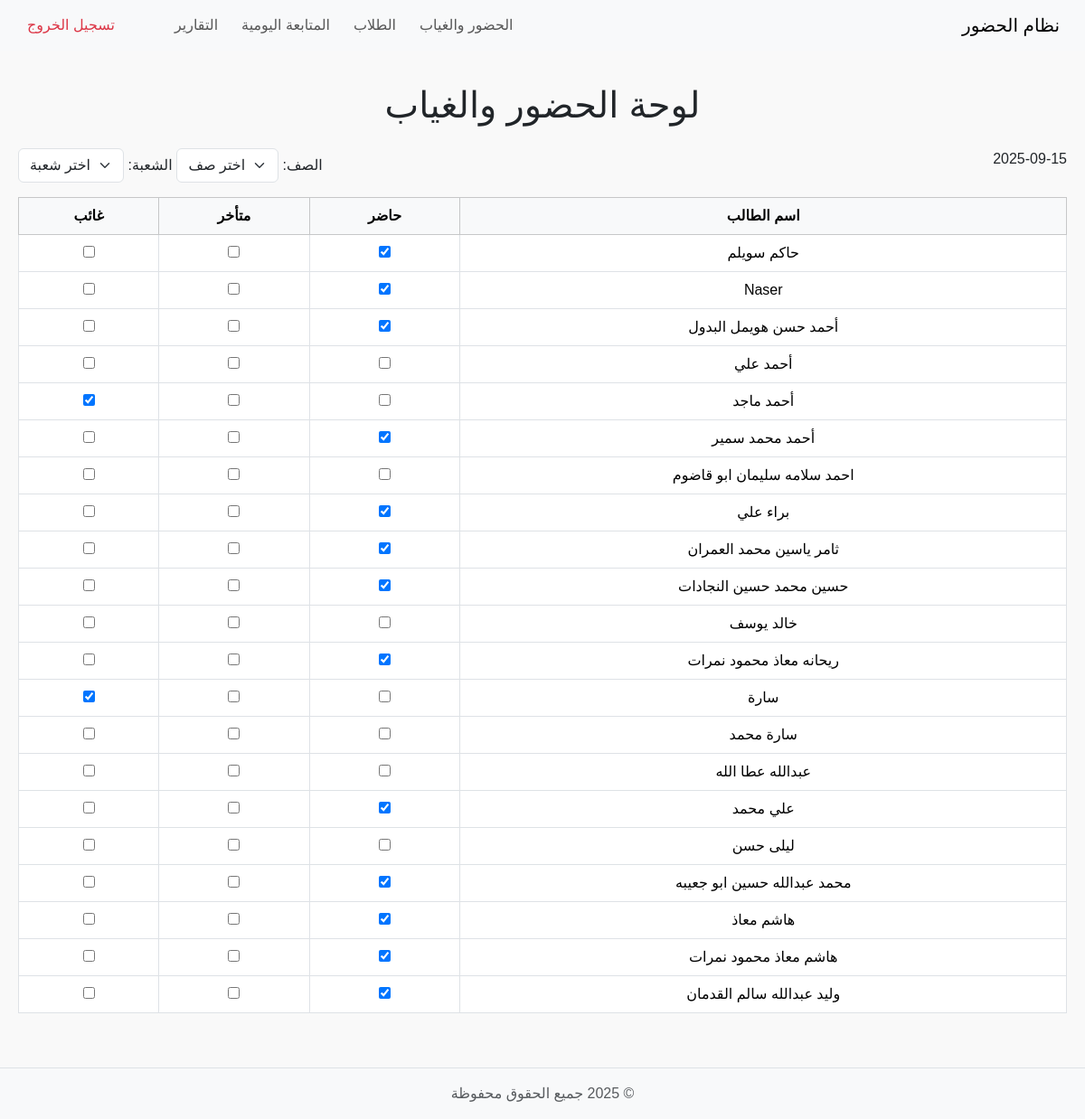
The page / (signed in) on the database its author committed.
### tables this page shows
CREATE TABLE attendance (
    id INTEGER PRIMARY KEY AUTOINCREMENT,
    student_id INTEGER NOT NULL,
    date TEXT NOT NULL,
    status TEXT NOT NULL,  -- 'present', 'late', 'absent'
    FOREIGN KEY(student_id) REFERENCES students(id)
);

CREATE TABLE students (
    id INTEGER PRIMARY KEY AUTOINCREMENT,
    student_name TEXT NOT NULL,
    username TEXT,
    password TEXT
, class_name TEXT, section TEXT);

### app.py (the view)
@app.route('/')
@login_required
def dashboard():
    conn = get_db_connection()
    today = date.today().isoformat()
    students = conn.execute('''
        SELECT s.id, s.student_name, a.status
        FROM students s
        LEFT JOIN attendance a
        ON s.id = a.student_id AND a.date = ?
        ORDER BY s.student_name
    ''', (today,)).fetchall()
    conn.close()
    return render_template('dashboard.html', students=students, today=today)

### app.py (called while the page is built)
def get_db_connection():
    conn = sqlite3.connect('attendance.db')  # قاعدة البيانات القديمة
    conn.row_factory = sqlite3.Row
    return conn

def login_required(f):
    @wraps(f)
    def decorated_function(*args, **kwargs):
        if 'user' not in session:
            return redirect(url_for('login'))
        return f(*args, **kwargs)
    return decorated_function

### templates/dashboard.html
{% include 'partials/header.html' %}
{% include 'partials/navbar.html' %}
<main>
    <h1 class="text-center mb-4">لوحة الحضور والغياب</h1>
    {% include 'partials/dashboard_table.html' %}
</main>
{% include 'partials/footer.html' %}

### templates/partials/dashboard_table.html (shortened to what this page needs)
<div class="d-flex justify-content-between mb-3">
    <div id="today">
        {{ today }}
    </div>
    <div>
        <label>الصف:</label>
        <select id="classSelect" class="form-select d-inline-block w-auto">
            <option value="">اختر صف</option>
        </select>
        <label>الشعبة:</label>
        <select id="sectionSelect" class="form-select d-inline-block w-auto">
            <option value="">اختر شعبة</option>
        </select>
    </div>
</div>
<table class="table table-bordered text-center" id="attendanceTable">
    <thead class="table-light sticky-top">
        <tr>
            <th>اسم الطالب</th>
            <th>حاضر</th>
            <th>متأخر</th>
            <th>غائب</th>
        </tr>
    </thead>
    <tbody>
        {% for student in students|sort(attribute='student_name') %}
        <tr data-class="{{ student.class_name }}" data-section="{{ student.section }}">
            <td>{{ student.student_name }}</td>
            <td>
                <input type="checkbox" class="attendance-checkbox"
                       data-student-id="{{ student.id }}"
                       data-status="present"
                       {% if student.status == 'present' %}checked{% endif %}>
            </td>
            <td>
                <input type="checkbox" class="attendance-checkbox"
                       data-student-id="{{ student.id }}"
                       data-status="late"
                       {% if student.status == 'late' %}checked{% endif %}>
            </td>
            <td>
                <input type="checkbox" class="attendance-checkbox"
                       data-student-id="{{ student.id }}"
                       data-status="absent"
                       {% if student.status == 'absent' %}checked{% endif %}>
            </td>
        </tr>
        {% endfor %}
    </tbody>
</table>

### static/css/style.css (style rules this page uses)
html, body { height: 100%; margin: 0; padding: 0; }
body { font-family: 'Tajawal', sans-serif; background-color: #f9f9f9; direction: rtl; text-align: right; display: flex; flex-direction: column; min-height: 100vh; }
main { flex: 1; padding: 20px; width: 100%; box-sizing: border-box; }
table { width: 100%; border-collapse: collapse; direction: rtl; }
th, td { text-align: center; padding: 10px; vertical-align: middle; }
th { background-color: #f8f9fa; }

### rows shown on the page
attendance: student_name "حاكم سويلم", status "☑"
attendance: student_name "Naser", status "☑"
attendance: student_name "أحمد حسن هويمل البدول", status "☑"
students: student_name "أحمد علي"
attendance: student_name "أحمد ماجد", status "☑"
attendance: student_name "أحمد محمد سمير", status "☑"
students: student_name "احمد سلامه سليمان ابو قاضوم"
attendance: student_name "براء علي", status "☑"
attendance: student_name "ثامر ياسين محمد العمران", status "☑"
attendance: student_name "حسين محمد حسين النجادات", status "☑"
students: student_name "خالد يوسف"
attendance: student_name "ريحانه معاذ محمود نمرات", status "☑"
attendance: student_name "سارة", status "☑"
students: student_name "سارة محمد"
students: student_name "عبدالله عطا الله"
attendance: student_name "علي محمد", status "☑"
students: student_name "ليلى حسن"
attendance: student_name "محمد عبدالله حسين ابو جعيبه", status "☑"
attendance: student_name "هاشم معاذ", status "☑"
attendance: student_name "هاشم معاذ محمود نمرات", status "☑"
attendance: student_name "وليد عبدالله سالم القدمان", status "☑"
